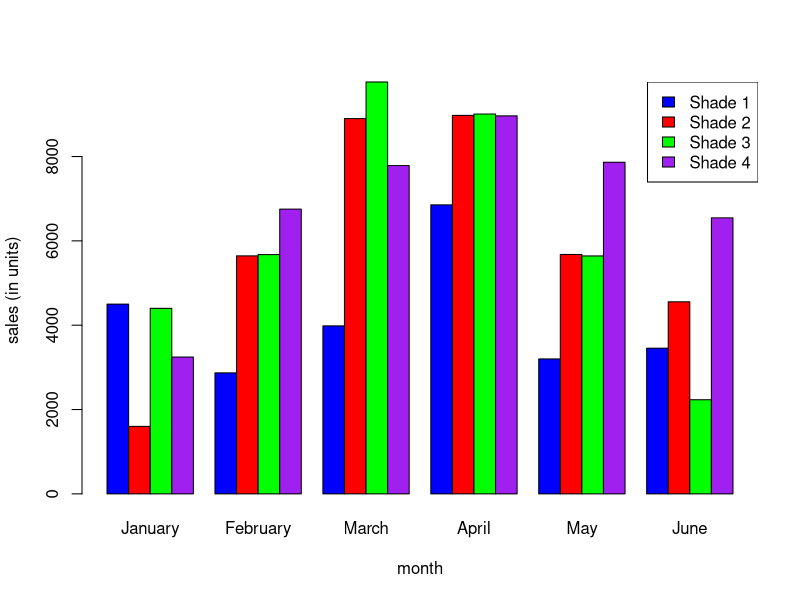

Write the R code that produced this figure.
#setwd("C://Users//KIIT//Desktop//")
colors = c("blue","red","green","purple")
months <- c("January","February","March","April","May","June")
data <- c(4500,2870,3985,6855,3200,3456,1600,5645,8900,8976,5678,4555,4400,5675,9768,9008,5643,2233,3245,6754,7786,8965,7865,6547)
df <- matrix(data = data, nrow=4, ncol=6, byrow=TRUE)
png(file = "barchart.png")
barplot(df, names.arg = months, xlab = "month", ylab = "sales (in units)", col = colors, beside=TRUE)
legend("topright", c("Shade 1","Shade 2","Shade 3","Shade 4"), fill = colors)
dev.off()